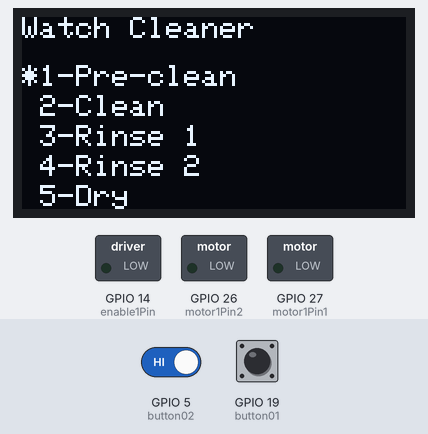
Bench run of a sketch on a simulated ESP32. On the bench: 128×64 one-colour display, switched loads named in the sketch (green lamp = pin HIGH). The inputs (shaded band) are chosen by the test bench; at power-on: GPIO 19 (button01) HIGH, GPIO 5 (button02) HIGH. What the sketch prints to the serial monitor is not drawn.

Above: at 1.2 s.
1.3 s: GPIO 19 (button01) pulled LOW for 0.15 s
At 1.6 s:
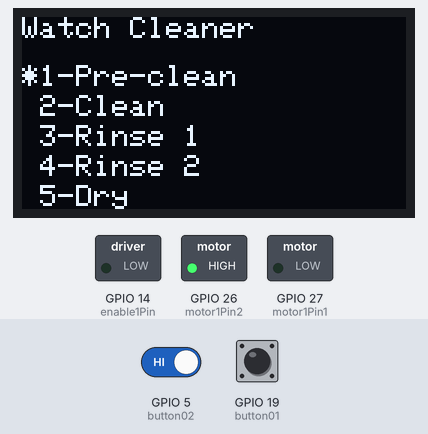
2.0 s: GPIO 19 (button01) pulled LOW for 1 s
At 2.83 s:
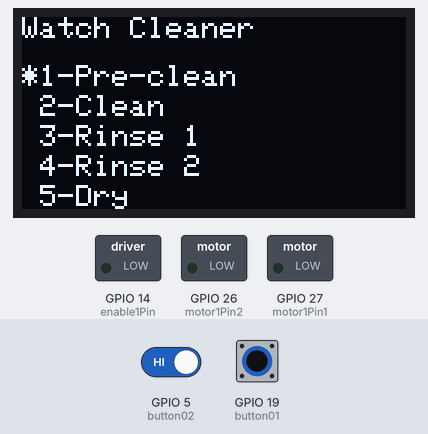
3.6 s: GPIO 19 (button01) pulled LOW for 3.2 s
At 7.25 s:
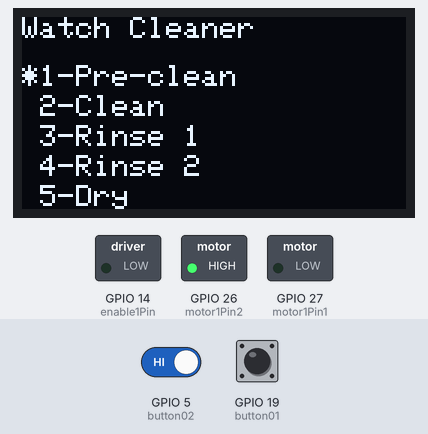
7.4 s: GPIO 5 (button02) driven LOW and GPIO 19 (button01) driven LOW
At 9.0 s:
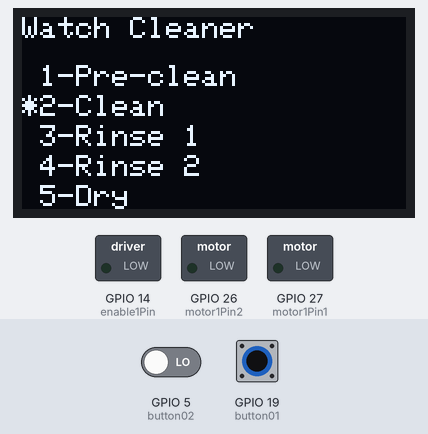
Timing chart, 0 to 10.5 s (numbered marks = the images above; inputs shaded):
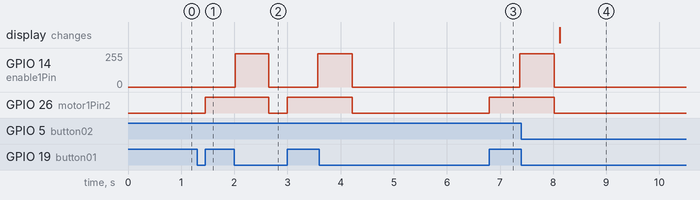

The sketch:

watch_20231203.ino
```cpp
#include <Adafruit_GFX.h>
#include <Adafruit_SSD1306.h>
//#include <./Fonts/Dialog_bold_16.h>

#define SCREEN_WIDTH 128 // OLED display width
#define SCREEN_HEIGHT 64 // OLED display height

// Create display object
Adafruit_SSD1306 display(SCREEN_WIDTH, SCREEN_HEIGHT, &Wire, -1);

// Motor control pins
int motor1Pin1 = 27;
int motor1Pin2 = 26;
int enable1Pin = 14;

// PWM properties
const int freq = 30000;
const int pwmChannel = 0;
const int resolution = 8;

// Motor speed settings
float currentSpeed = 150.0; // Start at minimum operational speed
const float minSpeed = 155.0;
float speedIncrement = 0.5;
int gradualDelay = 3;

// Button01
const int button01 = 19;

// Button02
const int button02 = 5;

//test

// Selected program by default
int selectedProgram = 1;

// Will record if a program is running
bool programRunning = false;

// Program step structure
struct ProgramStep {
  int speed;      // Duty cycle (150 to 255)
  int duration;   // Duration in seconds
  int direction;  // Motor direction (0 or 1)
};

struct MotorProgram {
  String title;
  ProgramStep* steps;
  int stepCount;
};

// Define the steps for Program 1
ProgramStep program1Steps[] = {
    {250, 5, 0},
    {250, 5, 1},
    {240, 5, 0},
    {240, 5, 1},
    {240, 5, 0},
    {240, 5, 1},
    {240, 5, 0},
    {240, 5, 1},
    {240, 3, 0},
    {240, 3, 1},
    {240, 3, 0},
    {240, 3, 1},
    {240, 3, 0},
    {240, 3, 1},
    {240, 3, 0},
    {240, 3, 1},
    {240, 3, 0},
    {240, 3, 1},
    {240, 3, 0},
    {240, 3, 1},
    {240, 3, 0},
    {240, 3, 1},
    {240, 3, 0},
    {240, 3, 1},
    {240, 3, 0},
    {240, 3, 1},
    {240, 3, 0},
    {240, 3, 1},
    {240, 3, 0},
    {240, 3, 0},
    {240, 3, 1},
    {240, 3, 0},
    {240, 3, 1},
    {240, 3, 0},
    {240, 3, 1},
    {240, 3, 0},
    {240, 3, 1}};

// Define Program 1 with the modified steps
MotorProgram program1 = {"Pre-Clean", program1Steps, sizeof(program1Steps) / sizeof(program1Steps[0])};

ProgramStep program2Steps[] = {{240, 2, 1}, {240, 2, 0}};
//MotorProgram program2 = {"Clean", program2Steps,2};
MotorProgram program2 = {"Clean", program2Steps, sizeof(program2Steps) / sizeof(program2Steps[0])};

ProgramStep program3Steps[] = {{240, 2, 1}, {240, 2, 0}};
//MotorProgram program3 = {"Rinse 1", program3Steps,2};
MotorProgram program3 = {"Rinse1", program3Steps, sizeof(program3Steps) / sizeof(program3Steps[0])};

ProgramStep program4Steps[] = {{240, 2, 1}, {240, 2, 0}};
//MotorProgram program4 = {"Rinse 2", program4Steps,2};
MotorProgram program4 = {"Rinse2", program4Steps, sizeof(program4Steps) / sizeof(program4Steps[0])};

ProgramStep program5Steps[] = {{240, 180, 1}};
//MotorProgram program5 = {"Dry", program5Steps,2};
MotorProgram program5 = {"Dry", program5Steps, sizeof(program5Steps) / sizeof(program5Steps[0])};


MotorProgram programs[] = {program1, program2, program3, program4, program5};
// Calculate the number of programs
const int numberOfPrograms = sizeof(programs) / sizeof(MotorProgram);


void setup() {
  // Initialize motor control pins
  pinMode(motor1Pin1, OUTPUT);
  pinMode(motor1Pin2, OUTPUT);
  pinMode(enable1Pin, OUTPUT);

  // Set up PWM
  ledcSetup(pwmChannel, freq, resolution);
  ledcAttachPin(enable1Pin, pwmChannel);

   // Initialize OLED display
  display.begin(SSD1306_SWITCHCAPVCC, 0x3C); // 0x3C is the I2C address

 showMenu();

 Serial.begin(115200);


  // Initialize the buttons pin as an input
  pinMode(button01, INPUT_PULLUP);
  pinMode(button02, INPUT_PULLUP);


  Serial.begin(115200); // Uncomment for debugging
}

void loop() {
 // Handle program selection
    if (digitalRead(button02) == LOW) {
        delay(50); // Debounce delay
        if (digitalRead(button02) == LOW) {
            selectedProgram = (selectedProgram % numberOfPrograms) + 1; // Cycle through programs
            showMenu(); // Function to update the menu display
            while (digitalRead(button02) == LOW); // Wait for button release
        }
    }

    // Check if the button is pressed
    if (digitalRead(button01) == LOW) {
        // Debouncing delay
        delay(50);
        // Check if the button is still pressed
        if (digitalRead(button01) == LOW) {
            programRunning = !programRunning; // Toggle the state
             Serial.print(programRunning);
            while (digitalRead(button01) == LOW); // Wait for the button to be released
        }
    }

    if (programRunning) {
        executeProgram(programs[selectedProgram - 1]); // Execute the program only if programRunning is true
    }
}

void executeProgram(MotorProgram program) {

  int stepCount = program.stepCount;
  int totalTime = 0;

  // Calculate total program time
   for (int i = 0; i < program.stepCount; i++) {
    totalTime += program.steps[i].duration;
  }

  int currentStepIndex = 0;
  unsigned long lastSecondUpdate = millis();

  // Main control loop
  while (currentStepIndex < program.stepCount) {

    ProgramStep currentStep = program.steps[currentStepIndex];
    unsigned long stepEndTime = millis() + (currentStep.duration * 1000);

    // Decelerate to minimum speed before changing speed or direction
    decelerateToMinSpeed();

    // Change motor direction if needed
    changeMotorDirection(currentStep.direction);

    // Gradually ramp speed to the target for the current step
    setMotorSpeed(currentStep.speed, currentStep.direction);

    // Step execution loop
    while (millis() < stepEndTime) {
      // Update every second
      if (millis() - lastSecondUpdate >= 1000) {
        lastSecondUpdate = millis();
        totalTime--;

        // Display countdown timer
        int minutes = totalTime / 60;
        int seconds = totalTime % 60;
        display.clearDisplay();
        display.setCursor(0, 0);
        display.setTextSize(2);
        display.print(program.title);
        display.setCursor(0, 20);
        display.setTextSize(4);
        if (minutes < 10) display.print('0');
        display.print(minutes);
        display.print(':');
        if (seconds < 10) display.print('0');
        display.print(seconds);
        display.display();
      }

      // Button check to interrupt the program
      if (digitalRead(button01) == LOW) {
          delay(50); // Debounce delay
          if (digitalRead(button01) == LOW) {
              Serial.println("Program interrupted.");
              stopMotor();
              programRunning = false; // Update the state
              showMenu();
              return; // Exit the function
          }
      }

    }

    // Move to the next step
    currentStepIndex++;
  }

  //Show message program done
      display.clearDisplay();
      display.setCursor(0, 0);
      display.setTextSize(2);
      display.print("Finished");
      display.setCursor(0, 20);
      display.setTextSize(4);
      display.print("00:00");
      display.display();
  // Stop the motor and end the program
  stopMotor();
  programRunning = false;
  delay(5000);
  showMenu();

}

void setMotorSpeed(int speed, int direction) {
    // Set motor direction
    digitalWrite(motor1Pin1, direction == 0 ? LOW : HIGH);
    digitalWrite(motor1Pin2, direction == 0 ? HIGH : LOW);

    // Gradually ramp speed to target
    while (abs(currentSpeed) != abs(speed)) {
        float speedDifference = speed - currentSpeed;

        // Determine the amount to change the speed in this iteration
        float speedChange = (abs(speedDifference) < speedIncrement) ? abs(speedDifference) : speedIncrement;
        currentSpeed += (speedDifference > 0) ? speedChange : -speedChange;

        // Apply the speed change
        currentSpeed = max(minSpeed, min(abs(currentSpeed), 255.0f));
        ledcWrite(pwmChannel, abs((int)currentSpeed));

       delay(gradualDelay); // Small delay for gradual change
    }
}

void stopMotor() {
    // Decelerate motor to minimum speed
    decelerateToMinSpeed();
    // Stop motor
    digitalWrite(motor1Pin1, LOW);
    digitalWrite(motor1Pin2, LOW);
    ledcWrite(pwmChannel, 0);
    currentSpeed = minSpeed; // Reset current speed
}

void decelerateToMinSpeed() {
    while (abs(currentSpeed) > minSpeed) {
        currentSpeed += (currentSpeed > 0) ? -speedIncrement : speedIncrement;
        ledcWrite(pwmChannel, abs((int)currentSpeed));
        delay(gradualDelay); // Small delay for gradual change
    }
}

void changeMotorDirection(int direction) {
    digitalWrite(motor1Pin1, direction == 0 ? LOW : HIGH);
    digitalWrite(motor1Pin2, direction == 0 ? HIGH : LOW);
}

void showMenu() {
    display.clearDisplay();
    display.setTextSize(1.5);
    display.setTextColor(SSD1306_WHITE);
    display.setCursor(0, 0);
    display.print("Watch Cleaner");

    // Display program options with highlighting the selected one
    displayProgramOption(" 1-Pre-clean", 1, 16);
    displayProgramOption(" 2-Clean", 2, 26);
    displayProgramOption(" 3-Rinse 1", 3, 36);
    displayProgramOption(" 4-Rinse 2", 4, 46);
    displayProgramOption(" 5-Dry", 5, 56);

    display.display();
}


void displayProgramOption(String programName, int programNumber, int yPosition) {
    display.setCursor(0, yPosition);
    if (programNumber == selectedProgram) {
        display.print("*");
        display.print(programName.substring(1)); // Print the program name without the first space
    } else {
        display.print(programName); // Print the program name as is
    }
}
```

Measured:
- after the input at 1.3 s, GPIO 26 (motor1Pin2): LOW → HIGH after 0.15 s
- after the input at 2.0 s, GPIO 26 (motor1Pin2): HIGH → LOW after 0.65 s, → HIGH 0.35 s later
- after the input at 3.6 s, GPIO 14 (enable1Pin): 249/255 → 0/255 after 0.62 s, → 249/255 3.1 s later; GPIO 26 (motor1Pin2): HIGH → LOW after 0.62 s, → HIGH 2.6 s later
- after the input at 7.4 s, GPIO 14 (enable1Pin): 249/255 → 0/255 after 0.62 s; GPIO 26 (motor1Pin2): HIGH → LOW after 0.62 s; the display: changes after 0.72 s (image 4)
